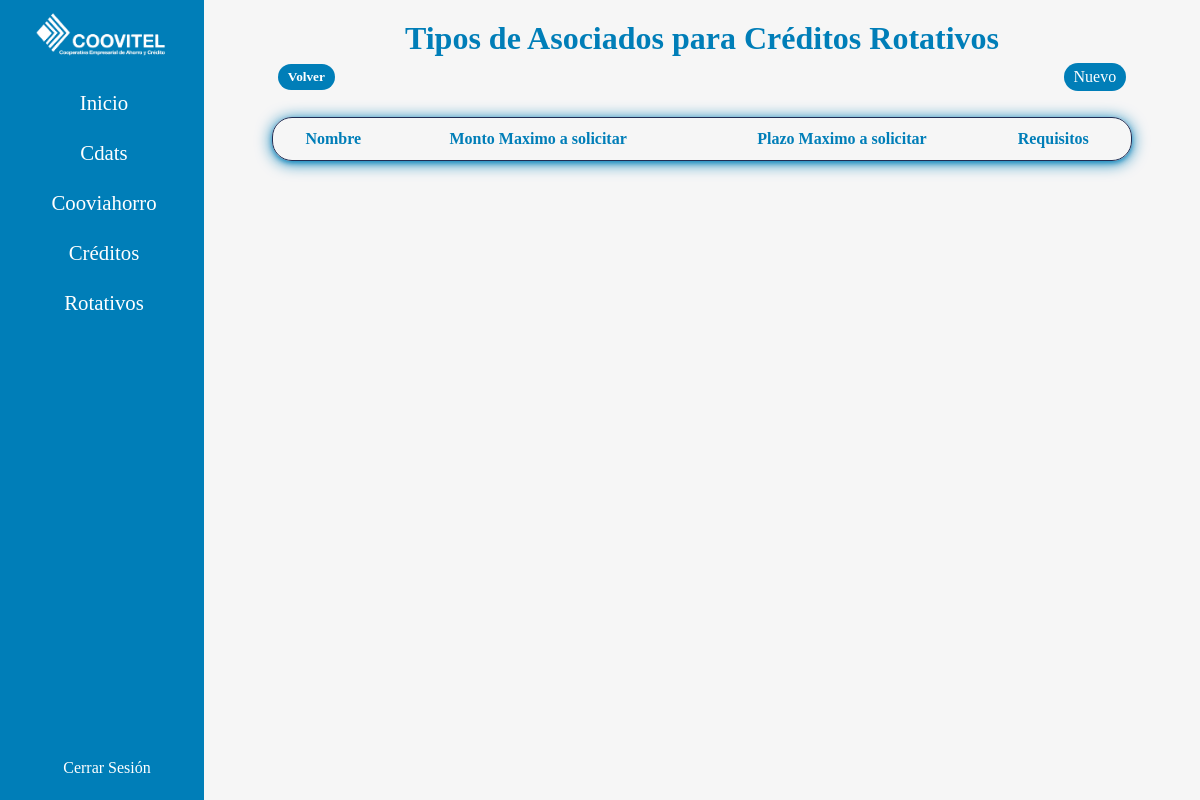
/asociadoRotativo/ (signed in), run on an earlier commit of the app's database.
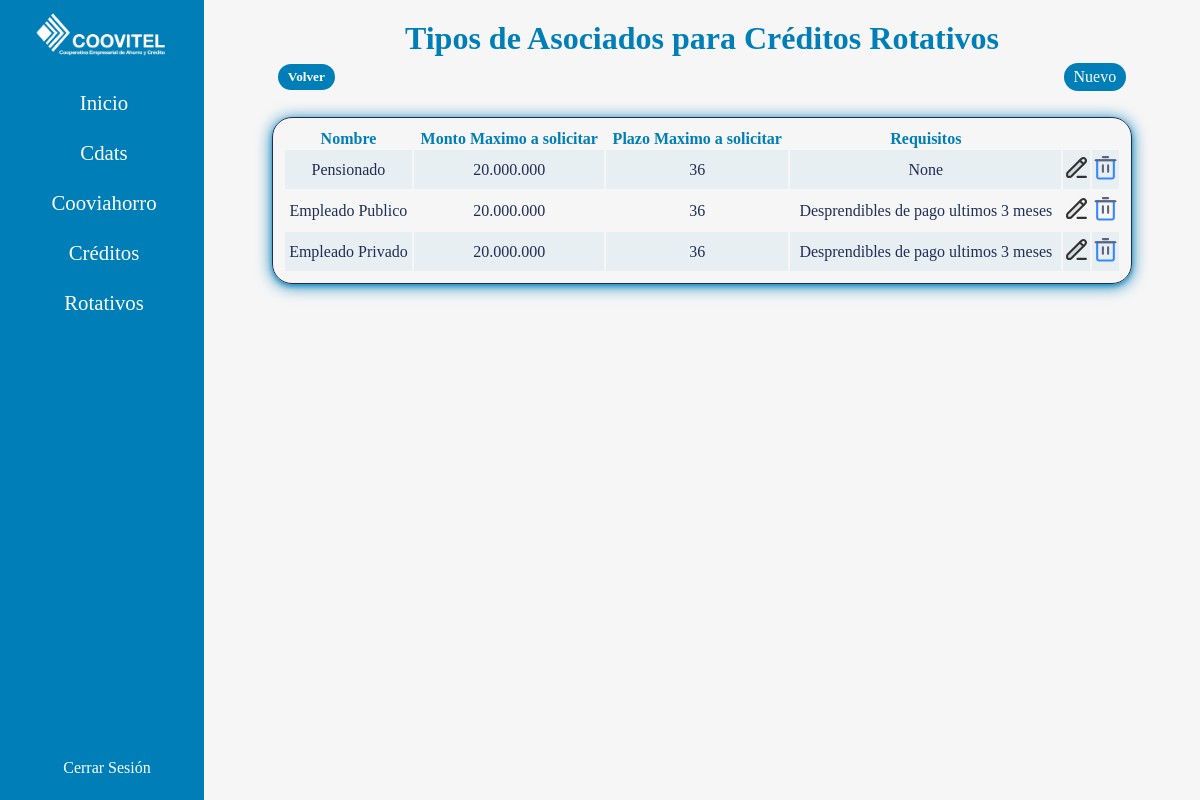
And on a later commit of the database.
### rotativo/models.py (models this page shows, shortened)
class AsociadoRotativo(models.Model):
    name = models.CharField(max_length=100)
    montoMax = models.CharField(max_length=200)
    plazoMax = models.IntegerField()
    requisitos = models.CharField(max_length=200, blank=True, null=True)

### rotativo/views.py (the view)
# urls.py: path("asociadoRotativo/", views.typesAsociadosRotativos, name="asociadosrotativo"),
@login_required
def typesAsociadosRotativos(request):
    typesAsociados = AsociadoRotativo.objects.all()
    return render(request, 'rotativos/asociados/asociados.html', {'asociados': typesAsociados})

### controls/templates/rotativos/asociados/asociados.html (shortened to what this page needs)
{% extends 'base.html' %}
{% block content %}
    <div class="types">
        <h1 class="title-type">Tipos de Asociados para Créditos Rotativos</h1>
        <div class="buttons">
            <a class="bts" href="{% url 'controlsRotativos' %}"><h5>Volver</h5></a>
            <a class="bts" href="{% url 'createAsociadoRotativo' %}">Nuevo</a>
        </div>
        <table>
            <tr>
                <th class="ttb">Nombre</th>
                <th class="ttb">Monto Maximo a solicitar</th>
                <th class="ttb">Plazo Maximo a solicitar</th>
                <th class="ttb">Requisitos</th>
                <th class="icon"></th>
                <th class="icon"></th>
            </tr>
            {% for asociado in asociados %}
                <tr>
                    <td class="tb data">{{asociado.name}}</td>
                    <td class="tb data">{{asociado.montoMax}}</td>
                    <td class="tb data">{{asociado.plazoMax}}</td>
                    <td class="tb data">{{asociado.requisitos}}</td>
                    <td class="tb">
                        <a href="{% url 'updateAsociadoRotativo' asociado.id %}">
                        </a>
                    </td>
                    <td class="tb">
                        <a onclick="return confirm('Esta seguro de eliminar tipo de Asociado para Crédito Rotativo?')" href="{% url 'deleteAsociadoRotativo' asociado.id %}">
                        </a>
                    </td>
                </tr>
            {% endfor %}
        </table>
    </div>
{% endblock %}

### account/templates/base.html (shortened to what this page needs)
<!DOCTYPE html>
<html lang="es">
    <head>
        {% load static %}
        <link rel="stylesheet" type="text/css" href="{% static 'css/style.css' %}"/>
        <link rel="stylesheet" type="text/css" href="{% static 'css/style2.css' %}"/>
        <link rel="stylesheet" type="text/css" href="{% static 'css/options.css' %}"/>
    </head>
    <body>
        <aside>
            <a href="">
                <picture>
                    <source media="(min-width: 540px)" srcset="{% static 'images/logoColor.webp' %}">
                    <img class="logo" src="{% static 'images/logoColorSmall.webp' %}" alt="logo coovitel">
                </picture>
            </a>
            <nav>
                <ul class="menu">
                    <li>
                        <a class="links" href="{% url 'admin' %}">
                            <p>
                                Inicio
                            </p>
                        </a>
                    </li>
                    <li>
                        <a class="links" href="{% url 'cdats' %}">
                            <p>
                                Cdats
                            </p>
                        </a>
                    </li>
                    <li>
                        <a class="links" href="{% url 'cooviahorro' %}">
                            <p>
                                Cooviahorro
                            </p>
                        </a>
                    </li>
                    <li>
                        <a class="links" href="{% url 'creditos' %}">
                            <p>
                                Créditos
                            </p>
                        </a>
                    </li>
                    <li>
                        <a class="links" href="{% url 'controlsRotativos' %}">
                            <p>
                                Rotativos
                            </p>
                        </a>
                    </li>
                </ul>
            </nav>
            <div class="out">
                {% if request.user.is_authenticated %}
                    <a class="link" href="{% url "logout" %}">
                        <p>
                            Cerrar Sesión
                        </p>
                    </a>
                {% else %}
                    <a class="link" href="{% url "login" %}">
                        <p>
                            Iniciar Sesión
                        </p>
                    </a>
                {% endif %}
            </div>
        </aside>
        <main>
            <div class="content">
                {% block content %}
                {% endblock content %}
            </div>
        </main>
        {% load static %}
    </body>
</html>

### account/static/css/style.css (style rules this page uses)
:root { --backColor: #fdfdfd; --colorWhite: #fff; --colorLinks: #007eb8; --colorOne: #202d54; --colorTwo: #2c3870; --colorThree: #2d2e83; --colorFour: #007eb8; }
* { margin: 0; padding: 0; box-sizing: border-box; }
html { height: 100%; height: 100vh; font-family:Georgia, 'Times New Roman', Times, serif; color: var(--colorFour); }
body { height: auto; min-height: 100%; min-height: 100vh; overflow-y: scroll; background-color: var(--backColor); display: grid; grid-template-areas: "aside main main"; grid-template-columns: 17vw 1fr; grid-template-rows: 1fr auto; }
aside { height: 100vh; grid-area: "aside"; background-color: var(--colorLinks); position: sticky; top: 0; }
main { grid-area: "main"; background-color: #f6f6f6; height: 100%; overflow-y: auto; }
a { text-decoration: none; }
.logo { height: 6.2vw; }
.menu { display: flex; flex-direction: column; margin: 0px 20px; padding: 0; height: 100%; }
.menu li { list-style: none; font-size: clamp(0.7rem, 2vw, 1.3rem); }
.links { display: flex; flex-direction: row; margin: 10px 0px; color: var(--colorWhite); justify-content: center; transition: all .5s; border-radius: 20px; padding: 3px; }
.links p { text-align: center; }
.out { position: absolute; margin: 20px 0px; padding: 0; bottom: 0; width: 100%; }
.link { display: flex; flex-direction: row; margin: 10px 10px; color: var(--colorWhite); justify-content: center; transition: all .3s; }
.link p { position: relative; display: inline-block; padding-bottom: 3px; }
.link p::after { content: ""; position: absolute; bottom: 0; left: 50%; width: 0; height: 2px; background-color: var(--colorWhite); transition: width 0.6s ease-in-out; transform: translateX(-50%); }
@media only screen and (max-width:1200px) { .menu, .out { margin: 0px 5px; } }
@media only screen and (max-width:1200px) { .out { margin-bottom: 10px; } }
@media only screen and (max-width:1200px) { .links p { margin-left: 4px; } }
.content { height: 100vh; width: auto; display: flex; flex-direction: column; padding: 20px; }

### controls/static/css/style2.css (style rules this page uses)
:root { --backColor: #fdfdfd; --colorWhite: #fff; --colorLinks: #007eb8; --colorOne: #202d54; --colorTwo: #2c3870; --colorThree: #2d2e83; --colorFour: #007eb8; }
.types { width: 100%; display: flex; flex-direction: column; justify-content: center; align-items: center; }
.title-type { color: var(--colorFour); }
.buttons { width: 90%; display: flex; flex-direction: row; justify-content: space-between; align-items: center; padding: 6px; }
.bts { background-color: #007eb8; border-radius: 20px; padding: 5px 10px; color: #fff; transition: all .3s ease; }
td { color: #202d54; padding: 5px 0px; }
tr:nth-child(2n) { background-color: #007eb810; }
.image { transition: all .3s ease-in-out; }

### controls/static/css/options.css (style rules this page uses)
:root { --backColor: #fdfdfd; --colorWhite: #fff; --colorLinks: #007eb8; --colorOne: #202d54; --colorTwo: #2c3870; --colorThree: #2d2e83; --colorFour: #007eb8; }

What changed in the data, as far as the page shows it:
added AsociadoRotativo: name "Pensionado", montoMax "20.000.000", plazoMax "36", requisitos "None"
added AsociadoRotativo: name "Empleado Publico", montoMax "20.000.000", plazoMax "36", requisitos "Desprendibles de pago ultimos 3 meses"
added AsociadoRotativo: name "Empleado Privado", montoMax "20.000.000", plazoMax "36", requisitos "Desprendibles de pago ultimos 3 meses"
